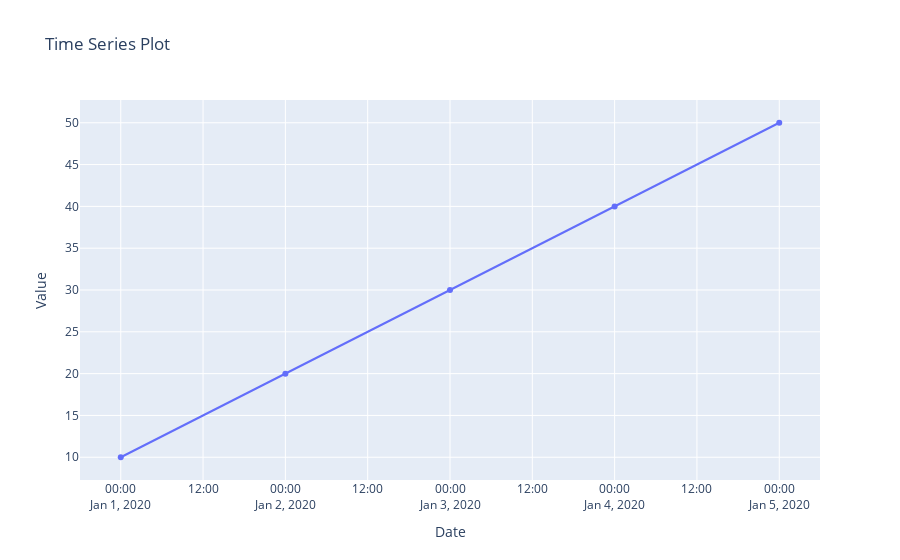

The notebook cell this image was saved under:
### Code cell
#7a. Write a Python program to draw Time Series using Plotly Libraries.
import plotly.graph_objects as go
import pandas as pd

# Create a sample time series data
data = {
    'Date': ['2020-01-01', '2020-01-02', '2020-01-03', '2020-01-04', '2020-01-05'],
    'Value': [10, 20, 30, 40, 50]
}
df = pd.DataFrame(data)

# Convert the 'Date' column to datetime
df['Date'] = pd.to_datetime(df['Date'])

# Create a time series plot
fig = go.Figure(data=[go.Scatter(x=df['Date'], y=df['Value'])])

# Add a title and axis labels
fig.update_layout(title='Time Series Plot', xaxis_title='Date', yaxis_title='Value')

# Show the plot
fig.show()

### Figure 1 — Plotly figure (JSON) as saved in the notebook; plotly's stock layout.template omitted (floating-point values rounded to 4 significant figures)
{"data": [{"type": "scatter", "x": ["2020-01-01T00:00:00", "2020-01-02T00:00:00", "2020-01-03T00:00:00", "2020-01-04T00:00:00", "2020-01-05T00:00:00"], "y": [10, 20, 30, 40, 50]}], "layout": {"title": {"text": "Time Series Plot"}, "xaxis": {"title": {"text": "Date"}}, "yaxis": {"title": {"text": "Value"}}}}
